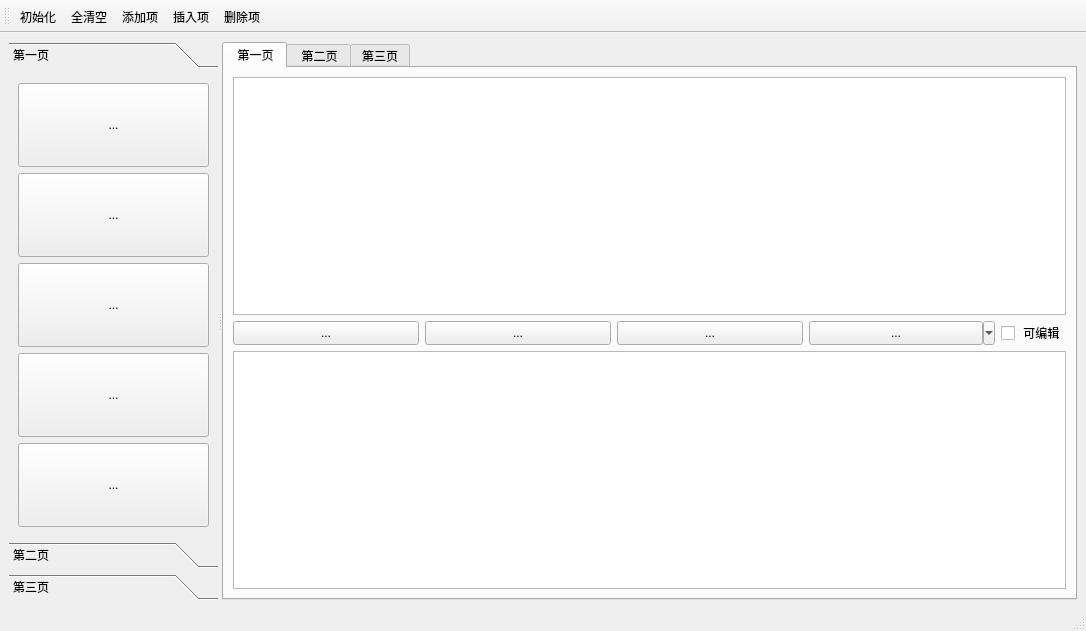
<?xml version="1.0" encoding="UTF-8"?>
<ui version="4.0">
 <class>ListWindow</class>
 <widget class="QMainWindow" name="ListWindow">
  <property name="geometry">
   <rect>
    <x>0</x>
    <y>0</y>
    <width>1086</width>
    <height>631</height>
   </rect>
  </property>
  <property name="windowTitle">
   <string>ListWindow</string>
  </property>
  <widget class="QWidget" name="centralwidget">
   <layout class="QHBoxLayout" name="horizontalLayout_2">
    <item>
     <widget class="QSplitter" name="splitter">
      <property name="orientation">
       <enum>Qt::Horizontal</enum>
      </property>
      <widget class="QToolBox" name="toolBox">
       <property name="currentIndex">
        <number>0</number>
       </property>
       <widget class="QWidget" name="page">
        <property name="geometry">
         <rect>
          <x>0</x>
          <y>0</y>
          <width>196</width>
          <height>454</height>
         </rect>
        </property>
        <attribute name="icon">
         <iconset>
          <normaloff>:/images/page1.bmp</normaloff>:/images/page1.bmp</iconset>
        </attribute>
        <attribute name="label">
         <string>第一页</string>
        </attribute>
        <layout class="QVBoxLayout" name="verticalLayout">
         <item>
          <widget class="QToolButton" name="m_btnInit">
           <property name="sizePolicy">
            <sizepolicy hsizetype="Preferred" vsizetype="Preferred">
             <horstretch>0</horstretch>
             <verstretch>0</verstretch>
            </sizepolicy>
           </property>
           <property name="text">
            <string>...</string>
           </property>
           <property name="toolButtonStyle">
            <enum>Qt::ToolButtonTextOnly</enum>
           </property>
          </widget>
         </item>
         <item>
          <widget class="QToolButton" name="m_btnClear">
           <property name="sizePolicy">
            <sizepolicy hsizetype="Preferred" vsizetype="Preferred">
             <horstretch>0</horstretch>
             <verstretch>0</verstretch>
            </sizepolicy>
           </property>
           <property name="text">
            <string>...</string>
           </property>
           <property name="toolButtonStyle">
            <enum>Qt::ToolButtonTextOnly</enum>
           </property>
          </widget>
         </item>
         <item>
          <widget class="QToolButton" name="m_btnAppend">
           <property name="sizePolicy">
            <sizepolicy hsizetype="Preferred" vsizetype="Preferred">
             <horstretch>0</horstretch>
             <verstretch>0</verstretch>
            </sizepolicy>
           </property>
           <property name="text">
            <string>...</string>
           </property>
           <property name="toolButtonStyle">
            <enum>Qt::ToolButtonTextOnly</enum>
           </property>
          </widget>
         </item>
         <item>
          <widget class="QToolButton" name="m_btnInsert">
           <property name="sizePolicy">
            <sizepolicy hsizetype="Preferred" vsizetype="Preferred">
             <horstretch>0</horstretch>
             <verstretch>0</verstretch>
            </sizepolicy>
           </property>
           <property name="text">
            <string>...</string>
           </property>
           <property name="toolButtonStyle">
            <enum>Qt::ToolButtonTextOnly</enum>
           </property>
          </widget>
         </item>
         <item>
          <widget class="QToolButton" name="m_btnDelete">
           <property name="sizePolicy">
            <sizepolicy hsizetype="Preferred" vsizetype="Preferred">
             <horstretch>0</horstretch>
             <verstretch>0</verstretch>
            </sizepolicy>
           </property>
           <property name="text">
            <string>...</string>
           </property>
           <property name="toolButtonStyle">
            <enum>Qt::ToolButtonTextOnly</enum>
           </property>
          </widget>
         </item>
        </layout>
       </widget>
       <widget class="QWidget" name="page_2">
        <property name="geometry">
         <rect>
          <x>0</x>
          <y>0</y>
          <width>196</width>
          <height>454</height>
         </rect>
        </property>
        <attribute name="icon">
         <iconset>
          <normaloff>:/images/page2.bmp</normaloff>:/images/page2.bmp</iconset>
        </attribute>
        <attribute name="label">
         <string>第二页</string>
        </attribute>
       </widget>
       <widget class="QWidget" name="page_3">
        <property name="geometry">
         <rect>
          <x>0</x>
          <y>0</y>
          <width>196</width>
          <height>454</height>
         </rect>
        </property>
        <attribute name="icon">
         <iconset>
          <normaloff>:/images/page3.bmp</normaloff>:/images/page3.bmp</iconset>
        </attribute>
        <attribute name="label">
         <string>第三页</string>
        </attribute>
       </widget>
      </widget>
      <widget class="QTabWidget" name="tabWidget">
       <property name="currentIndex">
        <number>0</number>
       </property>
       <widget class="QWidget" name="tab">
        <attribute name="icon">
         <iconset>
          <normaloff>:/images/page1.bmp</normaloff>:/images/page1.bmp</iconset>
        </attribute>
        <attribute name="title">
         <string> 第一页</string>
        </attribute>
        <layout class="QVBoxLayout" name="verticalLayout_2">
         <item>
          <widget class="QListWidget" name="m_list">
           <property name="contextMenuPolicy">
            <enum>Qt::CustomContextMenu</enum>
           </property>
          </widget>
         </item>
         <item>
          <layout class="QHBoxLayout" name="horizontalLayout">
           <item>
            <widget class="QToolButton" name="m_btnCheckAll">
             <property name="sizePolicy">
              <sizepolicy hsizetype="Preferred" vsizetype="Preferred">
               <horstretch>0</horstretch>
               <verstretch>0</verstretch>
              </sizepolicy>
             </property>
             <property name="text">
              <string>...</string>
             </property>
             <property name="toolButtonStyle">
              <enum>Qt::ToolButtonTextOnly</enum>
             </property>
            </widget>
           </item>
           <item>
            <widget class="QToolButton" name="m_btnCheckNone">
             <property name="sizePolicy">
              <sizepolicy hsizetype="Preferred" vsizetype="Preferred">
               <horstretch>0</horstretch>
               <verstretch>0</verstretch>
              </sizepolicy>
             </property>
             <property name="text">
              <string>...</string>
             </property>
             <property name="toolButtonStyle">
              <enum>Qt::ToolButtonTextOnly</enum>
             </property>
            </widget>
           </item>
           <item>
            <widget class="QToolButton" name="m_btnCheckInverse">
             <property name="sizePolicy">
              <sizepolicy hsizetype="Preferred" vsizetype="Preferred">
               <horstretch>0</horstretch>
               <verstretch>0</verstretch>
              </sizepolicy>
             </property>
             <property name="text">
              <string>...</string>
             </property>
             <property name="toolButtonStyle">
              <enum>Qt::ToolButtonTextOnly</enum>
             </property>
            </widget>
           </item>
           <item>
            <widget class="QToolButton" name="m_btnCheck">
             <property name="sizePolicy">
              <sizepolicy hsizetype="Preferred" vsizetype="Preferred">
               <horstretch>0</horstretch>
               <verstretch>0</verstretch>
              </sizepolicy>
             </property>
             <property name="text">
              <string>...</string>
             </property>
             <property name="popupMode">
              <enum>QToolButton::MenuButtonPopup</enum>
             </property>
             <property name="toolButtonStyle">
              <enum>Qt::ToolButtonTextOnly</enum>
             </property>
            </widget>
           </item>
           <item>
            <widget class="QCheckBox" name="m_checkEditable">
             <property name="sizePolicy">
              <sizepolicy hsizetype="Fixed" vsizetype="Fixed">
               <horstretch>0</horstretch>
               <verstretch>0</verstretch>
              </sizepolicy>
             </property>
             <property name="text">
              <string> 可编辑</string>
             </property>
            </widget>
           </item>
          </layout>
         </item>
         <item>
          <widget class="QPlainTextEdit" name="m_editChanged">
           <property name="readOnly">
            <bool>true</bool>
           </property>
          </widget>
         </item>
        </layout>
       </widget>
       <widget class="QWidget" name="tab_2">
        <attribute name="icon">
         <iconset>
          <normaloff>:/images/page2.bmp</normaloff>:/images/page2.bmp</iconset>
        </attribute>
        <attribute name="title">
         <string> 第二页</string>
        </attribute>
       </widget>
       <widget class="QWidget" name="tab_3">
        <attribute name="icon">
         <iconset>
          <normaloff>:/images/page3.bmp</normaloff>:/images/page3.bmp</iconset>
        </attribute>
        <attribute name="title">
         <string>第三页</string>
        </attribute>
       </widget>
      </widget>
     </widget>
    </item>
   </layout>
  </widget>
  <widget class="QStatusBar" name="statusbar"/>
  <widget class="QToolBar" name="toolBar">
   <property name="windowTitle">
    <string>toolBar</string>
   </property>
   <property name="toolButtonStyle">
    <enum>Qt::ToolButtonTextUnderIcon</enum>
   </property>
   <attribute name="toolBarArea">
    <enum>TopToolBarArea</enum>
   </attribute>
   <attribute name="toolBarBreak">
    <bool>false</bool>
   </attribute>
   <addaction name="m_actInit"/>
   <addaction name="m_actClear"/>
   <addaction name="m_actAppend"/>
   <addaction name="m_actInsert"/>
   <addaction name="m_actDelete"/>
  </widget>
  <action name="m_actInit">
   <property name="icon">
    <iconset>
     <normaloff>:/images/init.bmp</normaloff>:/images/init.bmp</iconset>
   </property>
   <property name="text">
    <string>初始化</string>
   </property>
  </action>
  <action name="m_actClear">
   <property name="icon">
    <iconset>
     <normaloff>:/images/clear.bmp</normaloff>:/images/clear.bmp</iconset>
   </property>
   <property name="text">
    <string>全清空</string>
   </property>
   <property name="toolTip">
    <string>全清空</string>
   </property>
  </action>
  <action name="m_actAppend">
   <property name="icon">
    <iconset>
     <normaloff>:/images/append.bmp</normaloff>:/images/append.bmp</iconset>
   </property>
   <property name="text">
    <string>添加项</string>
   </property>
   <property name="toolTip">
    <string>添加项</string>
   </property>
  </action>
  <action name="m_actInsert">
   <property name="icon">
    <iconset>
     <normaloff>:/images/insert.bmp</normaloff>:/images/insert.bmp</iconset>
   </property>
   <property name="text">
    <string>插入项</string>
   </property>
   <property name="toolTip">
    <string>插入项</string>
   </property>
  </action>
  <action name="m_actDelete">
   <property name="icon">
    <iconset>
     <normaloff>:/images/delete.bmp</normaloff>:/images/delete.bmp</iconset>
   </property>
   <property name="text">
    <string>删除项</string>
   </property>
   <property name="toolTip">
    <string>删除项</string>
   </property>
  </action>
  <action name="m_actCheckAll">
   <property name="text">
    <string>全勾选</string>
   </property>
   <property name="toolTip">
    <string>全勾选</string>
   </property>
  </action>
  <action name="m_actCheckNone">
   <property name="text">
    <string>不勾选</string>
   </property>
   <property name="toolTip">
    <string>不勾选</string>
   </property>
  </action>
  <action name="m_actCheckInverse">
   <property name="text">
    <string>反勾选</string>
   </property>
   <property name="toolTip">
    <string>反勾选</string>
   </property>
  </action>
  <action name="m_actCheck">
   <property name="icon">
    <iconset>
     <normaloff>:/images/item.bmp</normaloff>:/images/item.bmp</iconset>
   </property>
   <property name="text">
    <string>勾选项</string>
   </property>
   <property name="toolTip">
    <string>勾选项</string>
   </property>
  </action>
  <action name="m_actExit">
   <property name="icon">
    <iconset>
     <normaloff>:/images/exit.bmp</normaloff>:/images/exit.bmp</iconset>
   </property>
   <property name="text">
    <string>退出</string>
   </property>
   <property name="toolTip">
    <string>退出</string>
   </property>
  </action>
 </widget>
 <resources/>
 <connections>
  <connection>
   <sender>m_actExit</sender>
   <signal>triggered()</signal>
   <receiver>ListWindow</receiver>
   <slot>close()</slot>
   <hints>
    <hint type="sourcelabel">
     <x>-1</x>
     <y>-1</y>
    </hint>
    <hint type="destinationlabel">
     <x>399</x>
     <y>299</y>
    </hint>
   </hints>
  </connection>
  <connection>
   <sender>m_actCheck</sender>
   <signal>triggered()</signal>
   <receiver>m_actCheckInverse</receiver>
   <slot>trigger()</slot>
   <hints>
    <hint type="sourcelabel">
     <x>-1</x>
     <y>-1</y>
    </hint>
    <hint type="destinationlabel">
     <x>-1</x>
     <y>-1</y>
    </hint>
   </hints>
  </connection>
 </connections>
</ui>
